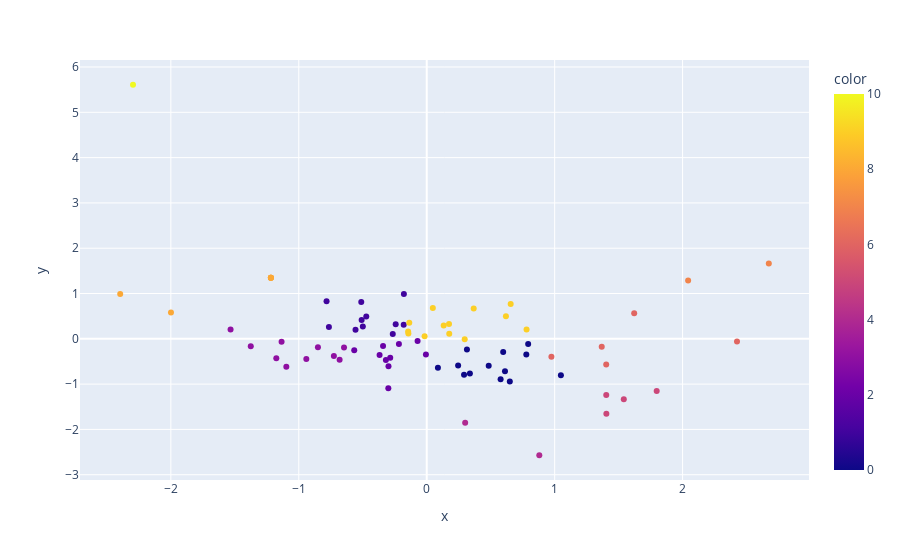

The notebook cell this image was saved under:
### Markdown cell above
## AffinityPropagation

### Code cell
ap = AffinityPropagation()
ap.fit(r_data)
clusters = ap.predict(r_data)

px.scatter(x=r_data.Returns, y=r_data.Volatility, color=clusters)
